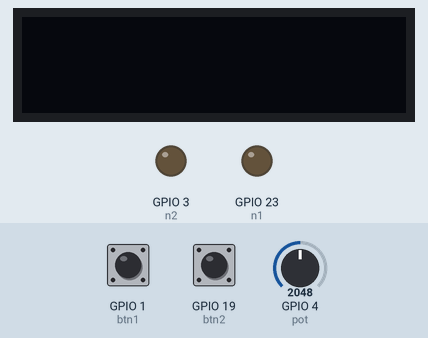
The sketch below on a simulated ESP32. Shown: 128×32 one-colour display, output pins drawn as LEDs (lit = HIGH). The test bench sets the inputs (shaded band); at power-on: GPIO 1 (btn1) HIGH, GPIO 4 (pot) = 2048, GPIO 19 (btn2) HIGH. The display library's start-up logo is not drawn; what the sketch prints to the serial monitor is not drawn.

Above: at 2.2 s.
2.3 s: GPIO 1 (btn1) pulled LOW for 3.2 s
At 5.8 s:
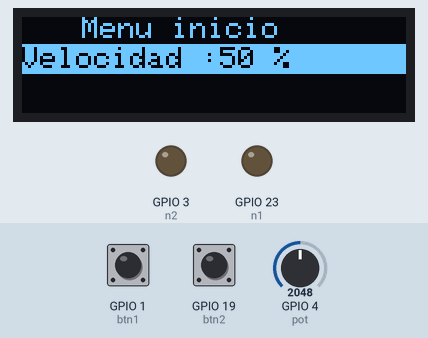
7.0 s: GPIO 4 (pot) set to 2866
At 8.1 s:
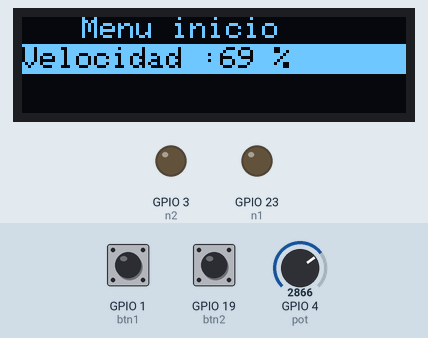
8.7 s: GPIO 1 (btn1) pulled LOW for 1 s
At 9.01 s:
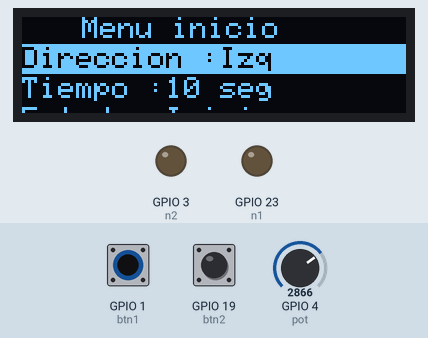
11.2 s: GPIO 4 (pot) set to 3603
At 12.0 s:
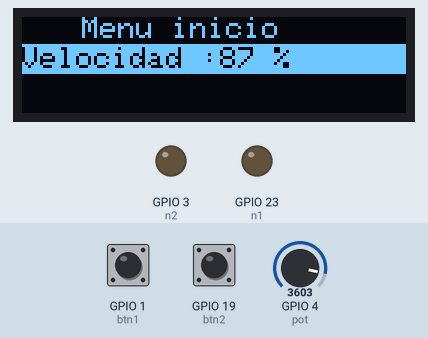
12.9 s: GPIO 4 (pot) set to 4095
At 13.7 s:
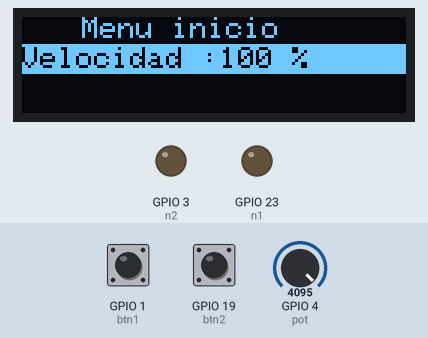
14.5 s: GPIO 1 (btn1) pulled LOW for 0.15 s
At 15.0 s:
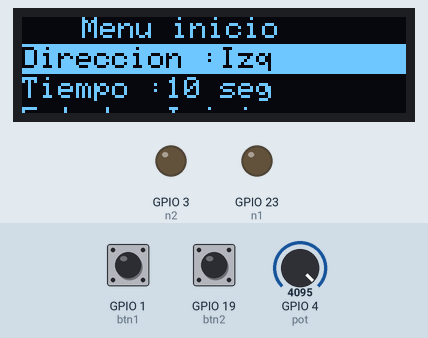
Timing chart, 0 to 17.1 s (numbered marks = the images above; inputs shaded):
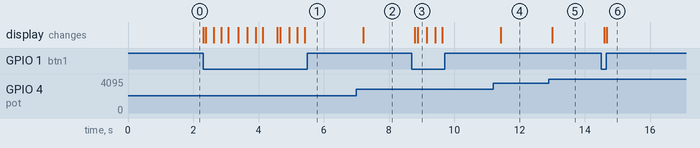

The sketch:

codigo.ino
```cpp
#include <SPI.h>
#include <Wire.h>
#include <Adafruit_GFX.h>
#include <Adafruit_SSD1306.h>

Adafruit_SSD1306 display = Adafruit_SSD1306(128, 32, &Wire);

// OLED FeatherWing buttons map to different pins depending on board:
#if defined(ESP8266)
#define BUTTON_A  0
#define BUTTON_B 16
#define BUTTON_C  2
#elif defined(ESP32)
#define BUTTON_A 15
#define BUTTON_B 32
#define BUTTON_C 14
#elif defined(ARDUINO_STM32_FEATHER)
#define BUTTON_A PA15
#define BUTTON_B PC7
#define BUTTON_C PC5
#elif defined(TEENSYDUINO)
#define BUTTON_A  4
#define BUTTON_B  3
#define BUTTON_C  8
#elif defined(ARDUINO_FEATHER52832)
#define BUTTON_A 31
#define BUTTON_B 30
#define BUTTON_C 27
#else // 32u4, M0, M4, nrf52840 and 328p
#define BUTTON_A  9
#define BUTTON_B  6
#define BUTTON_C  5
#endif


int n1 = 23;
int n2 = 3;
int btn1 = 1;
int btn2 = 19;
int pot = 4;
int valorPot = 0;
int cont = 0;
int posG = 0;
int sentido=0;
const int filas = 4;
const int columna = 2;
String menu[filas][columna] = {{"Direccion :" , "Izq"},
  {"Tiempo :" , "10 seg"},
  {"Estado :" , "Iniciar"},
  {"Velocidad :" , "50%"}
};

int opciones1 = 0;
int opciones2 = 5;
int opciones3 = 0;

void setup() {

  display.begin(SSD1306_SWITCHCAPVCC, 0x3C); // Address 0x3C for 128x32

  Serial.println("OLED begun");


  display.display();
  delay(1000);

  // Clear the buffer.
  display.clearDisplay();
  display.display();

  pinMode(n1 , OUTPUT);
  pinMode(n2 , OUTPUT);

  pinMode(btn1 , INPUT_PULLUP);
  pinMode(btn2 , INPUT_PULLUP);


  // text display tests
  display.setTextSize(1);
  display.setTextColor(SSD1306_WHITE);
  display.setCursor(0, 0);

  //display.println("hola");
  //display.setCursor(0, 0);
  //display.display(); // actually display all of the above
}

void loop() {

  /*
    digitalWrite(n1 , HIGH);
    digitalWrite(n2 , LOW);
    int buttonState1 = digitalRead(btn1);

    if (buttonState1 == 0) {
    display.clearDisplay();
    display.display();
    display.setCursor(0, 0);
    Serial.print("btn1 encendido");
    display.println("btn1");
    display.display();
    }
    int buttonState2 = digitalRead(btn2);
    if (buttonState2 == 0) {
    display.clearDisplay();
    display.display();
    display.setCursor(0, 0);
    display.println("btn2");
    display.display();
    }

    display.clearDisplay();
    display.display();
    valorPot = analogRead(pot);
    display.setCursor(20, 20);
    display.println(valorPot);
    display.display();
  */

  int buttonState1 = digitalRead(btn1);
  //delay(100);
  if (buttonState1 == 0) {

    cont++;
    if (cont == 4) {

      cont = 0;
    }

    menuOled(cont);
    delay(200);
  }
  int buttonState2 = digitalRead(btn2);
  if (buttonState2 == 0) {

    switch (cont) { //cambio los valores segun la opcion
      case 0:
        if (  opciones1  == 0) {//verifico el estado de cada opciion
          opciones1  = 1;
          menu[0][1] = "Der";
          sentido=1;

        }
        else {
          if (  opciones1  == 1) {//verifico el estado de cada opciion
            opciones1  = 0;
            menu[0][1] = "Izq";
            sentido=0;
          }
        }
        menuOled(cont);
        delay(200);
        break;
      case 1:

        opciones2  = opciones2 + 5;
        menu[1][1] = ( (String) opciones2) + " seg";
        if (opciones2 > 30) {
          opciones2  = 0;
        }

        menuOled(cont);
        delay(200);
        break;
      case 2:
        if (  opciones3  == 0) {//verifico el estado para iniciar o parar
          opciones3  = 1;
          menu[2][1] = "Girando";
          if(sentido == 0){
            digitalWrite(n1 , HIGH);
            digitalWrite(n2 , LOW);
            }
            else if(sentido == 1){
            digitalWrite(n1 , LOW);
            digitalWrite(n2 , HIGH);
            }

        }
        else {
          if (  opciones3  == 1) {//verifico el estado de cada opciion
            opciones3  = 0;
            menu[2][1] = "Stop";
            digitalWrite(n1 , LOW);
            digitalWrite(n2 , LOW);
          }
        }
        menuOled(cont);
        delay(200);
        break;
      case 3:

        valorPote();
        break;
    }

  }

  if (cont == 3) {
    valorPote();
  }

}

void valorPote() {
  int valor = (analogRead(pot) * 100) / 4095;
  menu[3][1] = (String) valor + " %" ;
  menuOled(cont);
  delay(200);

}


void menuOled(int pos) {

  // posG = pos;
  int contFila = 10;

  int select = 0;

  //matriz[0][0] = 3;

  display.setTextSize(0);
  display.clearDisplay();
  display.setCursor(20 , 0);
  display.setTextColor(SSD1306_WHITE);
  display.println("Menu inicio");


  for (int i = pos ; i < filas ; i++) {


    if (select == 0) {

      display.setTextColor(SSD1306_BLACK);
      display.fillRect(0, 9, 128, 10, SSD1306_WHITE);//y , x ,w , h , color
      select++;
    }
    else {
      display.setTextColor(SSD1306_WHITE);
    }

    display.setCursor(0 , contFila);
    display.println(menu[i][0] + menu[i][1]);
    display.display();
    contFila = contFila + 10;
    display.display();
    //delay(1000);
  }
  /*
    display.setCursor(20 , 0);
    display.setTextColor(SSD1306_WHITE);
    display.println("Menu inicio");
    display.display();
  */

  contFila = 10;


}
```

Measured:
- after the input at 2.3 s, the display: first changes at once (image 1 shows a later state)
- after the input at 7.0 s, the display: changes after 0.21 s (image 2)
- after the input at 8.7 s, the display: first changes after 0.09 s (image 3 shows a later state)
- after the input at 11.2 s, the display: changes after 0.23 s (image 4)
- after the input at 12.9 s, the display: changes after 0.11 s (image 5)
- after the input at 14.5 s, the display: first changes after 0.09 s (image 6 shows a later state)
